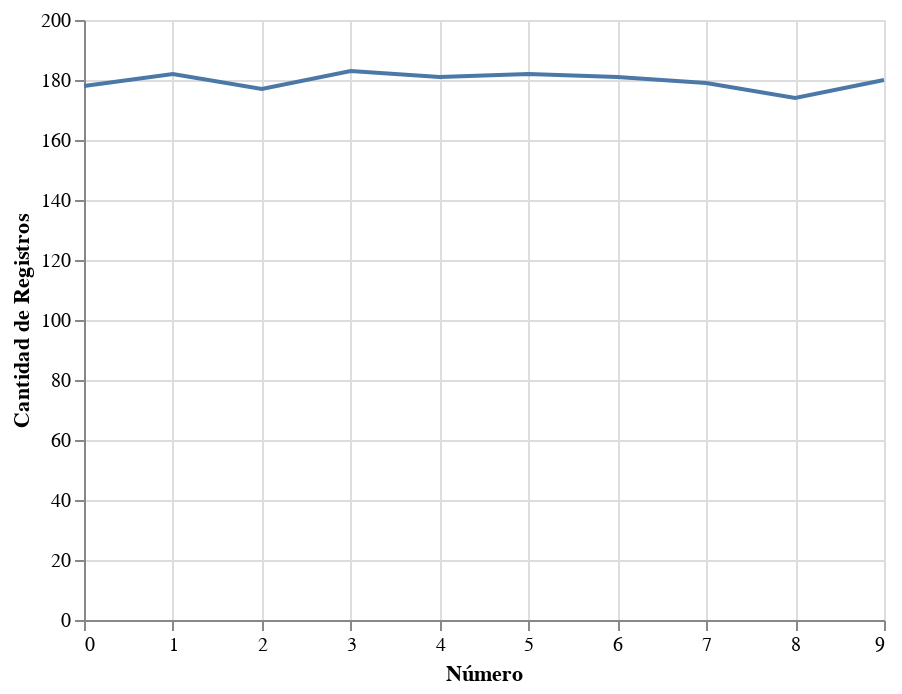

Notebook code cell kept with this figure:
### Markdown cell above
Ahora veamos como distribuyen los target de la base de datos

### Code cell
import altair as alt

alt.Chart(digits).mark_line().encode(
    x=alt.X('target',title='Número'),
    y=alt.Y('count()',title='Cantidad de Registros')
)

### Figure 1 — Vega-Lite specification as saved in the notebook (floating-point values rounded to 4 significant figures; data arrays with more than 128 entries replaced by an {"elided": "..."} marker saying what was removed)
{"$schema": "https://vega.github.io/schema/vega-lite/v3.4.0.json", "config": {"mark": {"tooltip": null}, "view": {"height": 300, "width": 400}}, "data": {"name": "data-c5cf0e7ccbb88055c4607db09f70b26c"}, "datasets": {"data-c5cf0e7ccbb88055c4607db09f70b26c": {"elided": "1797 records"}}, "encoding": {"x": {"field": "target", "title": "Número", "type": "quantitative"}, "y": {"aggregate": "count", "title": "Cantidad de Registros", "type": "quantitative"}}, "mark": "line"}
